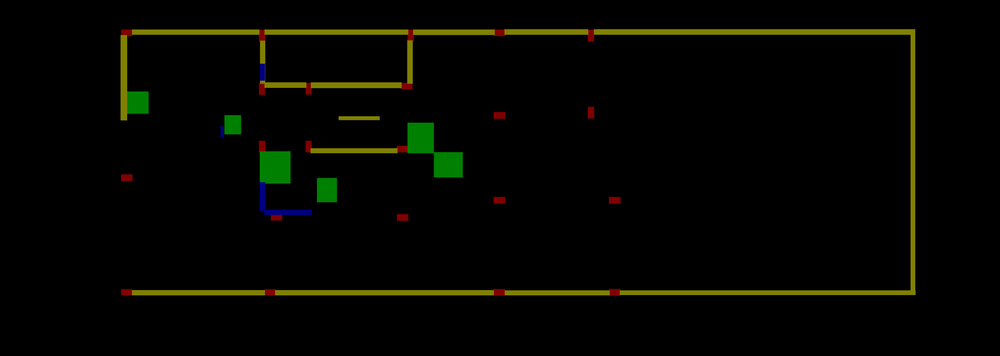
#> input picture images/setArchitectureToy/all/png_labels/E010-MUN-01.png, 1000 x 356 px, shrunk from 3600 x 1280 before the run, found by its file name
$ python back_to_json.py
#> lines starting #> are read from the running program, lines starting #| are printed output that depends on the picture; after the words box and inside, x2 and y2 are one past the last pixel; in counts of white or black regions, pixels touching at a corner belong together
from PIL import Image
import cv2
import io
import base64
from skimage import measure
import imageio
import numpy as np
import json

im = "E010-MUN-01.jpg"
mask = "E010-MUN-01.png"
file_name = "E010-MUN-01.jpg"

mask = imageio.imread(mask)
#> mask is the input picture: shape (356, 1000, 3); mean R, G, B 4.8, 5.6, 0.2
mask = np.asarray(mask)
mask = mask.sum(-1)
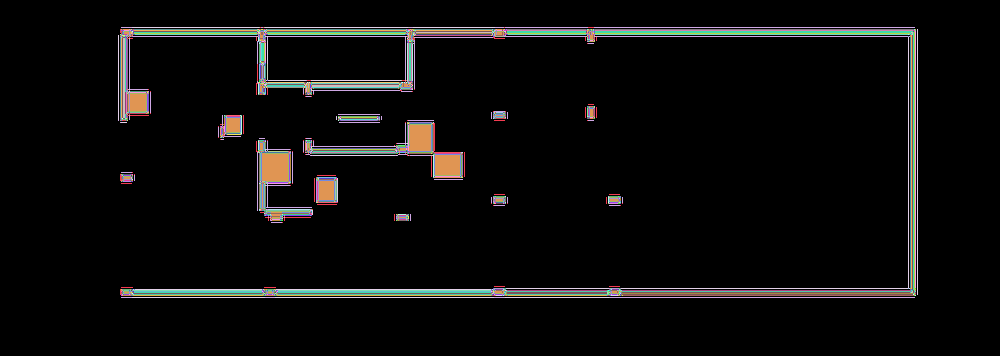
#> mask: shape (356, 1000) uint64; 275 distinct labels, from 0 to 296; one colour per label, 0 black

def img_arr_to_b64(filename):
#> called with filename = 'E010-MUN-01.jpg'
    img_arr = cv2.imread(filename)
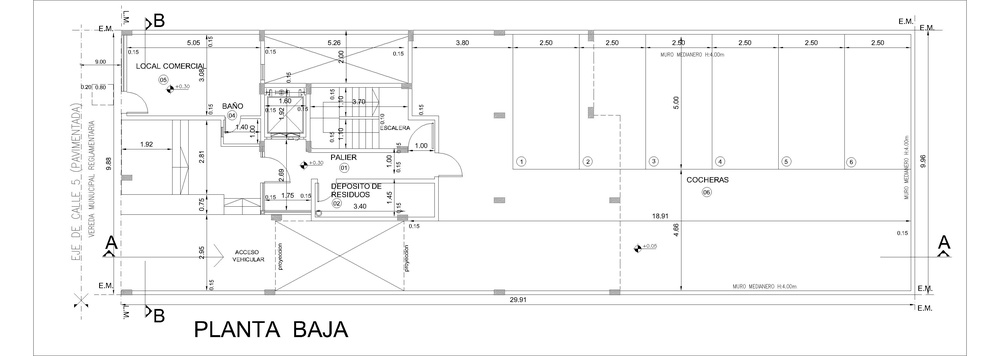
#> input picture code/scale_dataset/E010-MUN-01.jpg, 1000 x 356 px, shrunk from 3600 x 1280 before the run, found by its file name
#> img_arr is the input picture: shape (356, 1000, 3); min 0, max 255, mean 247.8
    img_pil = Image.fromarray(img_arr)
    f = io.BytesIO()
    img_pil.save(f, format='JPEG')
    img_bin = f.getvalue()
    if hasattr(base64, 'encodebytes'):
        img_b64 = base64.encodebytes(img_bin)
    else:
           img_b64 = base64.encodestring(img_bin)
    return img_b64


annotation = {
    "lineColor": [0, 255, 0, 128],
    "shapes": [{"points": [], "line_color": None, "fill_color": None, "label": "xx"}],
    "imagePath": file_name,
    "imageData": img_arr_to_b64(im),
    "fillColor": [255, 0, 0, 128]
}

img = cv2.imread("E010-MUN-01.png", cv2.IMREAD_UNCHANGED)

img_grey = cv2.cvtColor(img,cv2.COLOR_BGR2GRAY)
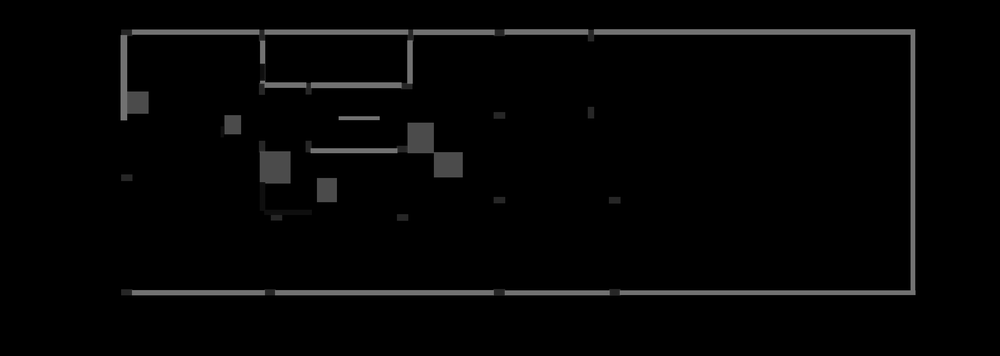
#> img_grey: shape (356, 1000); min 0, max 131, mean 4.7
#set a thresh
thresh = 100
#get threshold image
ret,thresh_img = cv2.threshold(img_grey, thresh, 255, cv2.THRESH_BINARY)
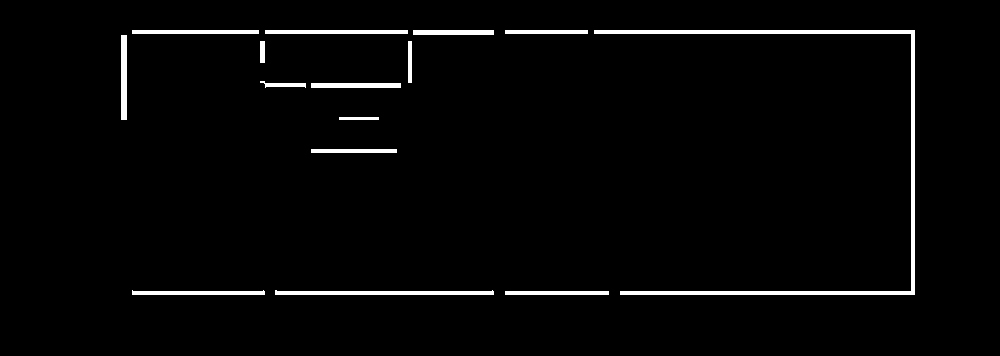
#> thresh_img: shape (356, 1000); 2.5% white; 15 white regions, largest, box (x1, y1, x2, y2) and area: (594, 30, 915, 295) 3492, (275, 290, 494, 295) 879, (265, 30, 408, 34) 572
#> ret = 100

#contours, hierarchy = cv2.findContours(thresh_img, cv2.RETR_TREE, cv2.CHAIN_APPROX_SIMPLE)

contours = measure.find_contours(thresh_img, 0.5)
#> contours = 15 point arrays, longest 1755 points
contours = sorted(contours, key=len, reverse=True)[:1]
#> contours = 1 point arrays, longest 1755 points
#print(contours)
for n, contour in enumerate(contours):
    #print(contour)
    coords = measure.approximate_polygon(contour, tolerance=3)[:-1]
    #print(coords)
    segmentation = np.flip(coords, axis=1).tolist()
    #print(segmentation)
    annotation["shapes"][0]["points"] = segmentation
#> this loop made 1 pass
#> after the loop, annotation = 5 items

file = file_name.replace(".jpg", ".json")
with open(file, 'w', encoding='utf8') as outfile:
    print(annotation)
#> (printed output is left out)
#> (the run stopped early here; a loop or call above may not have finished)
